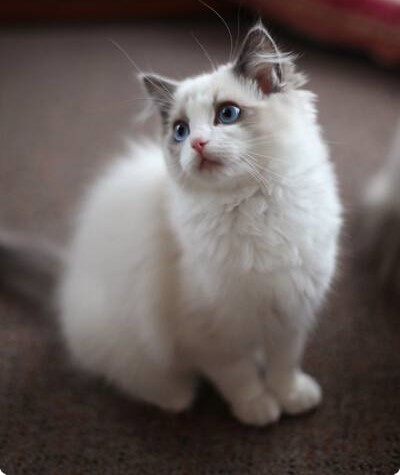
#> input picture picss/0.jpeg, 400 x 475 px; its folder holds only this picture in this run
$ python pic_b.py
#> lines starting #> are read from the running program, lines starting #| are printed output that depends on the picture; after the words box and inside, x2 and y2 are one past the last pixel; in counts of white or black regions, pixels touching at a corner belong together
#!/usr/bin/env python
# -*- coding: UTF-8 -*-
'''
@File    ：pic_b.py
@Author  ：Xiaodong Qian
@Function:
@Date    ：2022/7/6 21:01
'''

import cv2
import numpy as np
import copy
from matplotlib import pyplot as plt
import os
from tqdm import tqdm
import shutil

# [108 lines left out: functions Partial_magnification, Partial_magnification_2, copy_pics, not called in this run]

def crop_pic(pic,data):
    return pic[data[2]:data[3], data[0]:data[1]]

# if __name__ == '__main__':
#     path = r'D:\w\SR-TEST\temp\t'
#     for pic in os.listdir(path):
#         # img = cv2.imread(os.path.join(path, pic))
#         # left = [140, 240, 220, 270]
#         # left = crop_pic(img, left)
#         # left = cv2.cvtColor(left, cv2.COLOR_BGR2RGB)
#         # right = [285, 285+100, 220, 270]
#         # right = crop_pic(img, right)
#         # right = cv2.cvtColor(right, cv2.COLOR_BGR2RGB)
#         #
#         # mouth = [205, 205+100, 335, 435]
#         # mouth = crop_pic(img, mouth)
#         # mouth = cv2.cvtColor(mouth, cv2.COLOR_BGR2RGB)
#         # hmerge = np.vstack((left, right))
#         # hmerge = np.hstack((hmerge, mouth))
#
#         img = cv2.imread(os.path.join(path, pic))
#         dic = [0,128,256, 512-128, 512]
#         for i in range(4):
#             for j in range(4):
#                 cv2.line(img, (dic[i], dic[j]), (dic[i], 512), (255, 255, 255), 2)
#
#         for i in range(4):
#             for j in range(4):
#                 cv2.line(img, (dic[j],dic[i]), (512,dic[i]), (255, 255, 255), 2)
#
#         left = cv2.cvtColor(img, cv2.COLOR_BGR2RGB)
#         plt.imshow(left)
#         plt.show()

'''左键起始与释放绘制矩形及坐标，右键回退，中键滚动动态放大，中键退出'''
# [77 lines left out: function on_EVENT_LBUTTONDOWN, not called in this run]

'''point、target、img、"image"不能修改，和前文定义函数绑定'''
if __name__ == '__main__':
    # [4 lines of commented-out code are left out]
    pics_path = 'picss'
    save_path = 'bpart'

    if pics_path is not None:
        pics = os.listdir(pics_path)

    for idx, ppic in enumerate(pics):
        point = []
        target = []
        path = os.path.join(pics_path, ppic)
        img = cv2.imread(path)
#> img is the input picture: shape (475, 400, 3); mean B, G, R 89.8, 92.6, 102.2
        if max(img.shape[0], img.shape[1]) > 800:
            img = cv2.resize(img, (800, 800*img.shape[0]//img.shape[1]))
        if img is not None:
            copyImg = copy.deepcopy(img)
            cv2.namedWindow("image")
            if idx == 0:
                note = 'Please frame the area from\nleft to right and\nfrom top to bottom.'
                text_line = note.split("\n")
                fontScale = 0.4
                thickness = 1
                fontFace = cv2.FONT_HERSHEY_COMPLEX_SMALL
                text_size, baseline = cv2.getTextSize(str(text_line), fontFace, fontScale, thickness)
                for i, text in enumerate(text_line):
                    if text:
                        draw_point = [img.shape[0]//8, img.shape[0]//4 + (text_size[1] + 10 + baseline) * i]
                        cv2.putText(img, text, draw_point, fontFace, 1.0, (255, 0, 0), thickness=thickness)
                        cv2.imshow("image", img)
                        cv2.waitKey(666)
#> this loop made 3 passes
#> pass 1, `cv2.imshow("image", img)`:
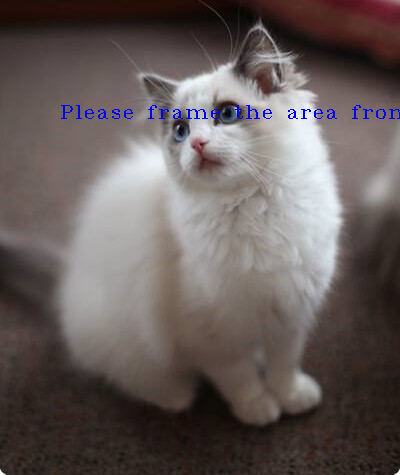
#> window 'image': shape (475, 400, 3); mean B, G, R 90.4, 91.9, 101.5
#> pass 2, `cv2.imshow("image", img)`:
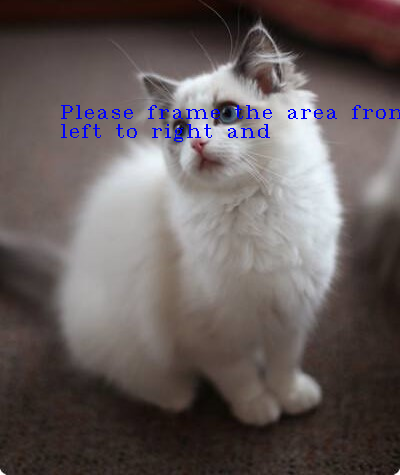
#> window 'image': shape (475, 400, 3); mean B, G, R 90.8, 91.5, 101
#> after the loop:
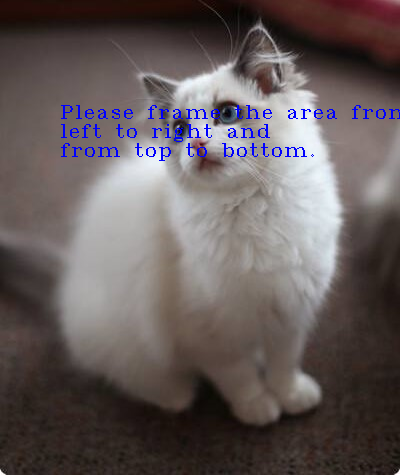
#> img: shape (475, 400, 3); 1.19% of pixels changed, all inside (x1, y1, x2, y2) = (61, 105, 400, 161)

            cv2.setMouseCallback("image", on_EVENT_LBUTTONDOWN, param=[img-(img-copyImg), 1])
            cv2.imshow("image", img)
            cv2.waitKey(0)
            cv2.destroyAllWindows()

            location = ['top_left', 'top_right', 'lower_right', 'lower_left', 'center']
            img = cv2.imread(path)
            if max(img.shape[0], img.shape[1]) > 800:
                img = cv2.resize(img, (800, 800 * img.shape[0] // img.shape[1]))

            for i in range(len(target)//2):
                if target[2*i+1][0]-target[2*i][0] > 0:
                    target1 = [target[2*i][0], target[2*i][1], target[2*i+1][0]-target[2*i][0], target[2*i+1][1]-target[2*i][1]]
                else:
                    raise ValueError('请从左往右，从下往上 框取区域')
                if i == 0:
                    pic, pic1 = Partial_magnification(img, target1, location=location[i], ratio=2)
                else:
                    pic, pic1 = Partial_magnification(pic, target1, location=location[i], ratio=2)
            try:
                fig = plt.figure(figsize=(5, 5))  # figsize 尺寸
                plt.imshow(cv2.cvtColor(pic, cv2.COLOR_BGR2RGB))
                os.makedirs(os.path.join(save_path, 'save'), exist_ok=True)
                plt.savefig(os.path.join(save_path, 'save', ppic), dpi=300, bbox_inches='tight')  # dpi 分辨率
                # plt.show()
                del pic
            except Exception as e:
                pass


    # cv2.imwrite('aaa_bbb11.png',pic)

    # hmerge = np.hstack((pic1, pic2))
    # # hmerge = np.vstack((pic1, pic2))
    # if max(hmerge.shape[0], hmerge.shape[1]) > 1000:
    #     # cv2.namedWindow('merge', 0)
    #     # cv2.resizeWindow('merge', 1000, int(1000*hmerge.shape[0]/hmerge.shape[1]))
    #     # cv2.imshow('merge', hmerge)
    #     # cv2.waitKey(0)
    #     # cv2.destroyAllWindows()
    #     hmerge = cv2.cvtColor(hmerge, cv2.COLOR_BGR2RGB)
    #     fig = plt.figure(figsize=(40, 20))  # figsize 尺寸
    #     plt.imshow(hmerge)
    #     plt.savefig('aaa_bbb.png', dpi=300, bbox_inches='tight')  # dpi     分辨率
    #     plt.show()
    # else:
    #     plt.imshow(hmerge)
    #     plt.show()

# if __name__ == '__main__': #Partial_magnification_2
    # img = cv2.imread(r'C:\Users\Administrator\Desktop\dataset\1\test/Image_11L.jpg')  # C:\Users\Administrator\Desktop\dd.jpg
    # target1 = [250, 650, 100, 100]
    # target2 = [450, 400, 100, 100]
    # pic1 = Partial_magnification_2(img, target1, target2)
    #
    # hmerge = cv2.cvtColor(pic1, cv2.COLOR_BGR2RGB)
    # fig = plt.figure(figsize=(30, 20))
    # fig.patch.set_facecolor('gray')
    # plt.imshow(hmerge)
    # plt.savefig('aaa_bbb.png', dpi=300, bbox_inches='tight')
    # plt.show()

    # path1 = 'D:\Study\Datasets\FFHQ\masks512'
    # path2 = 'D:\Study\Datasets\FFHQ\masks512_10000'
    # copy_pics(path1, path2, 10000)

# flags
# cv2.EVENT_FLAG_ALTKEY   32按Alt不放
# cv2.EVENT_FLAG_CTRLKEY  8按Ctrl不放
# cv2.EVENT_FLAG_LBUTTON  1左键拖拽
# cv2.EVENT_FLAG_MBUTTON  4中键拖拽
# cv2.EVENT_FLAG_RBUTTON  2右键拖拽
# cv2.EVENT_FLAG_SHIFTKEY 16按住Shift不放

# event
# cv2.EVENT_LBUTTONDBLCLK 7左键双击
# cv2.EVENT_LBUTTONDOWN   1左键按下
# cv2.EVENT_LBUTTONUP     4左键释放
# cv2.EVENT_MBUTTONDBLCLK 8中键双击
# cv2.EVENT_MBUTTONDOWN   2中键按下
# cv2.EVENT_MBUTTONUP     5中键释放
# cv2.EVENT_MOUSEHWHEEL   11横向滚轮滚动
# cv2.EVENT_MOUSEMOVE     0鼠标移动
# cv2.EVENT_MOUSEWHEEL    10滚轮滚动
# cv2.EVENT_RBUTTONDBLCLK 8右键双击
# cv2.EVENT_RBUTTONDOWN   2右键按下
# cv2.EVENT_RBUTTONUP     5右键释放

$ run again, on picss/1.jpeg
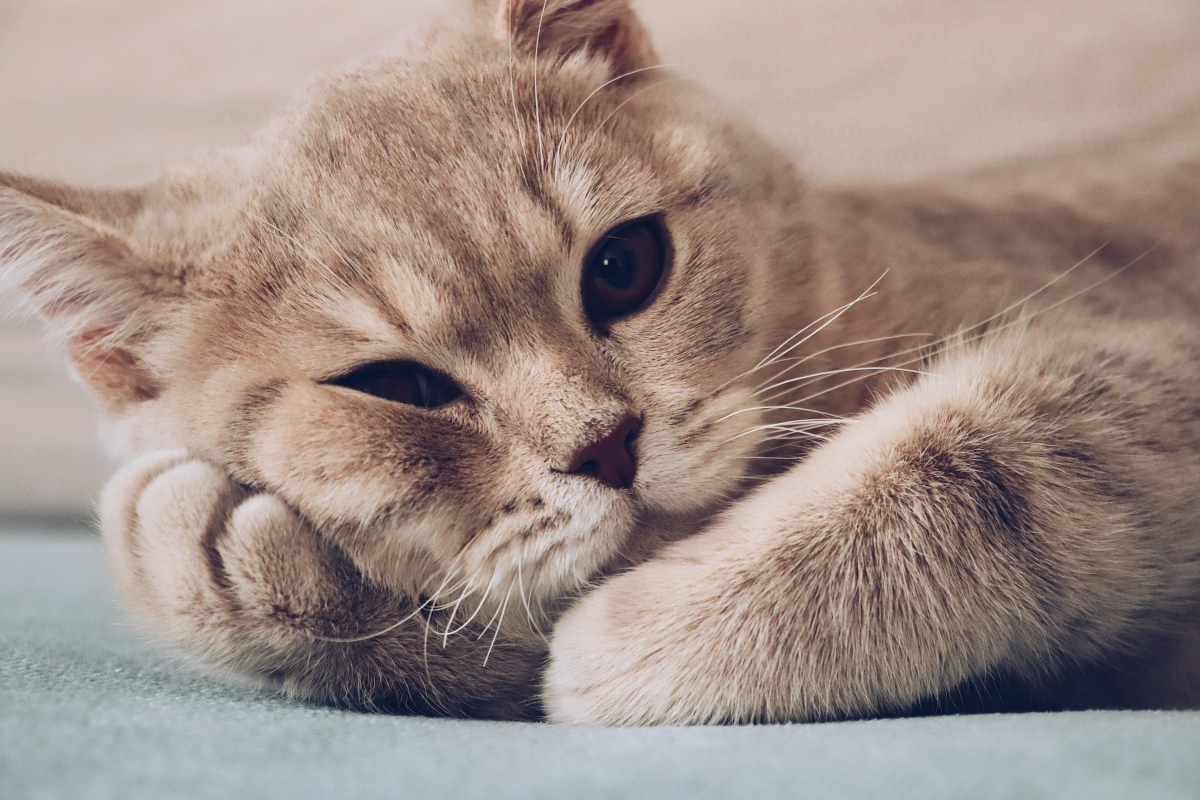
#> input picture picss/1.jpeg, 6000 x 4000 px (shown at 1/5 size)
#> img is the input picture: shape (4000, 6000, 3); mean B, G, R 135.2, 142.4, 159.4
#> the loop `for i, text in enumerate(text_line):` made 3 passes
#> pass 1, `cv2.imshow("image", img)`:
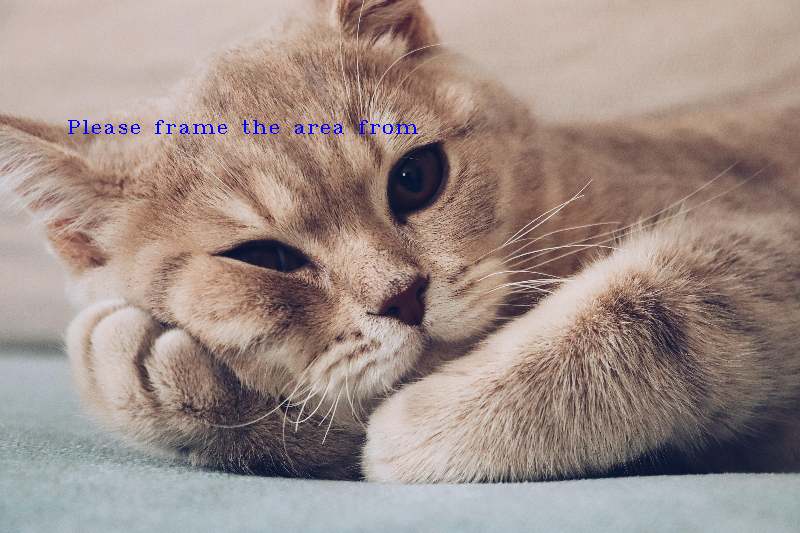
#> window 'image': shape (533, 800, 3); mean B, G, R 135.3, 141.9, 158.8
#> after the loop `for i, text in enumerate(text_line):`:
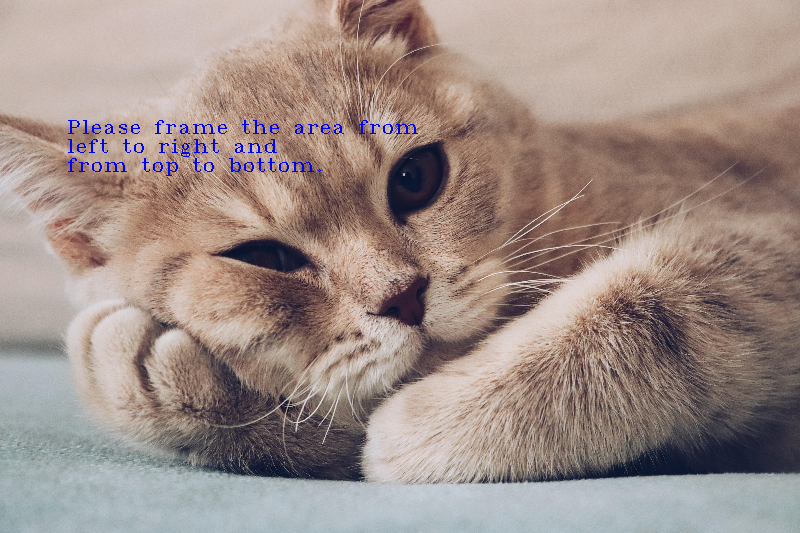
#> img: shape (533, 800, 3); mean B, G, R 135.7, 141.4, 158.3

$ run again, on picss/11.jpg
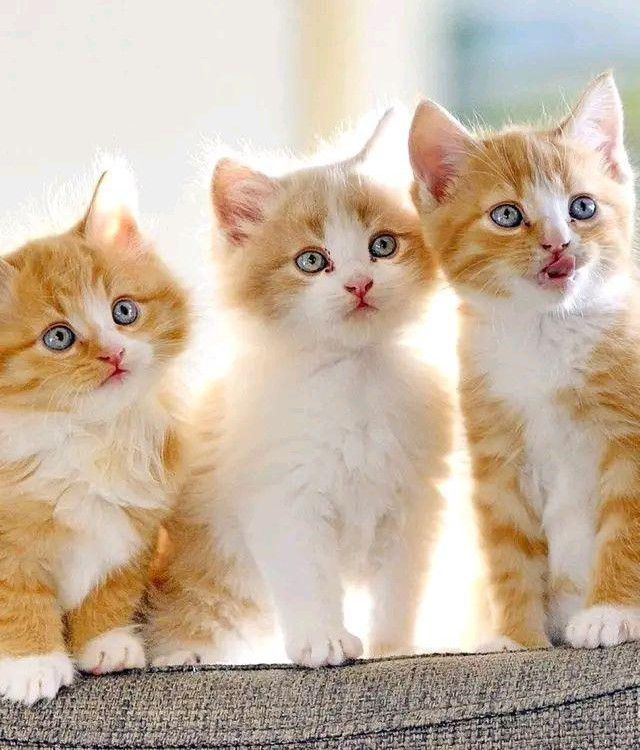
#> input picture picss/11.jpg, 640 x 750 px
#> img is the input picture: shape (750, 640, 3); mean B, G, R 162.8, 182.3, 200.8
#> the loop `for i, text in enumerate(text_line):` made 3 passes
#> pass 1, `cv2.imshow("image", img)`:
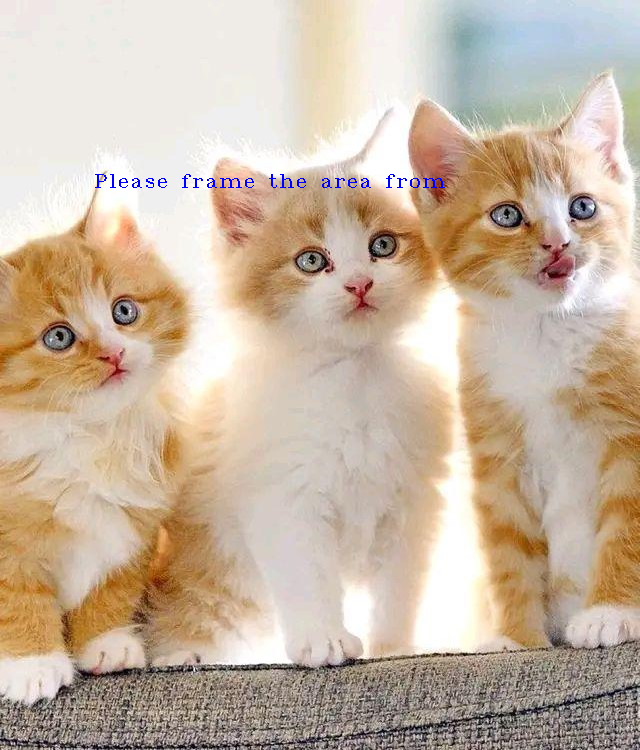
#> window 'image': shape (750, 640, 3); mean B, G, R 163, 181.9, 200.3
#> after the loop `for i, text in enumerate(text_line):`:
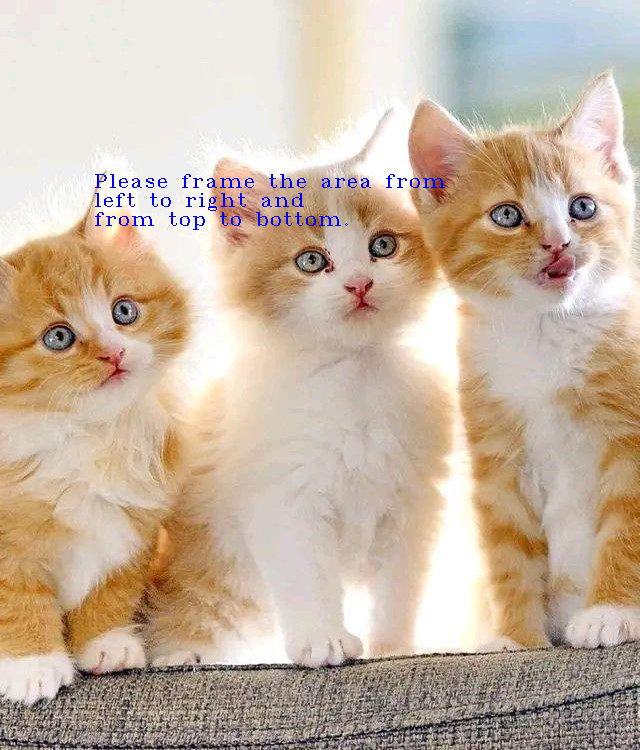
#> img: shape (750, 640, 3); 0.48% of pixels changed, all inside (x1, y1, x2, y2) = (95, 174, 445, 230)

$ run again, on picss/2.jpeg
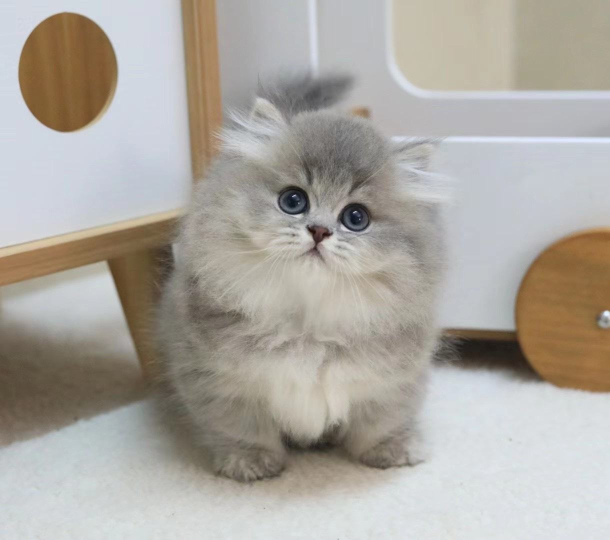
#> input picture picss/2.jpeg, 1220 x 1080 px (shown at 1/2 size)
#> img is the input picture: shape (1080, 1220, 3); mean B, G, R 161.3, 168.4, 172.8
#> the loop `for i, text in enumerate(text_line):` made 3 passes
#> pass 1, `cv2.imshow("image", img)`:
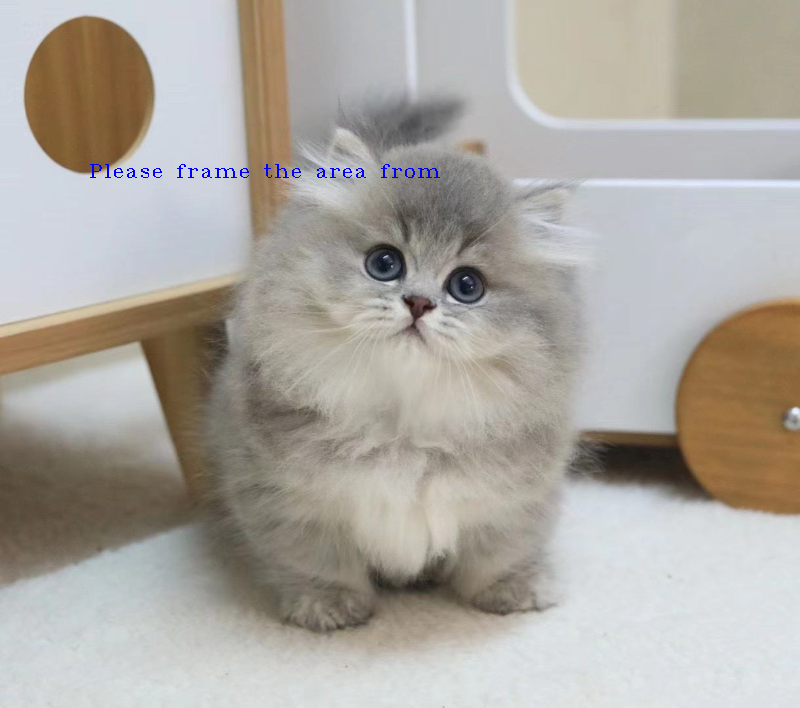
#> window 'image': shape (708, 800, 3); mean B, G, R 161.3, 168, 172.5
#> after the loop `for i, text in enumerate(text_line):`:
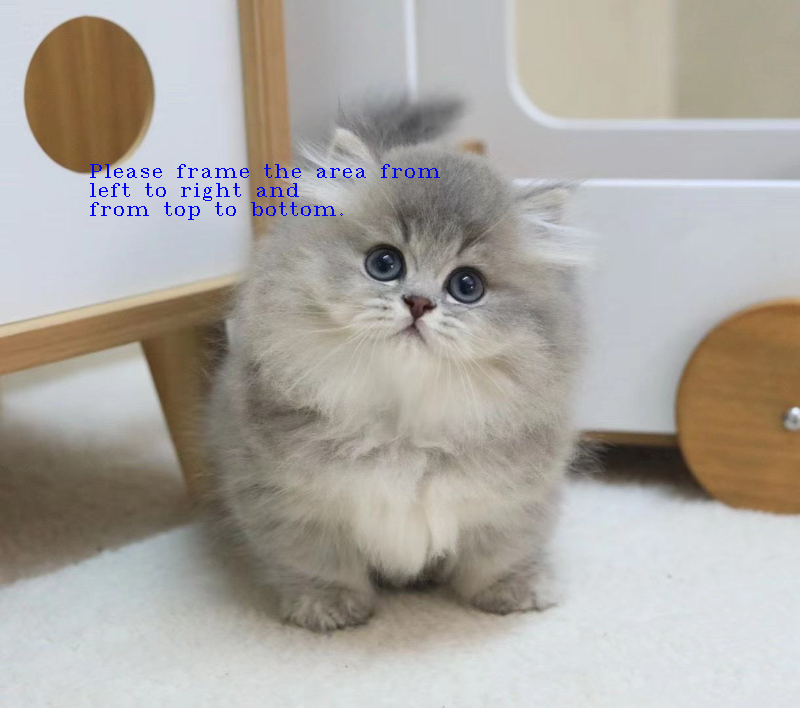
#> img: shape (708, 800, 3); mean B, G, R 161.5, 167.5, 172
